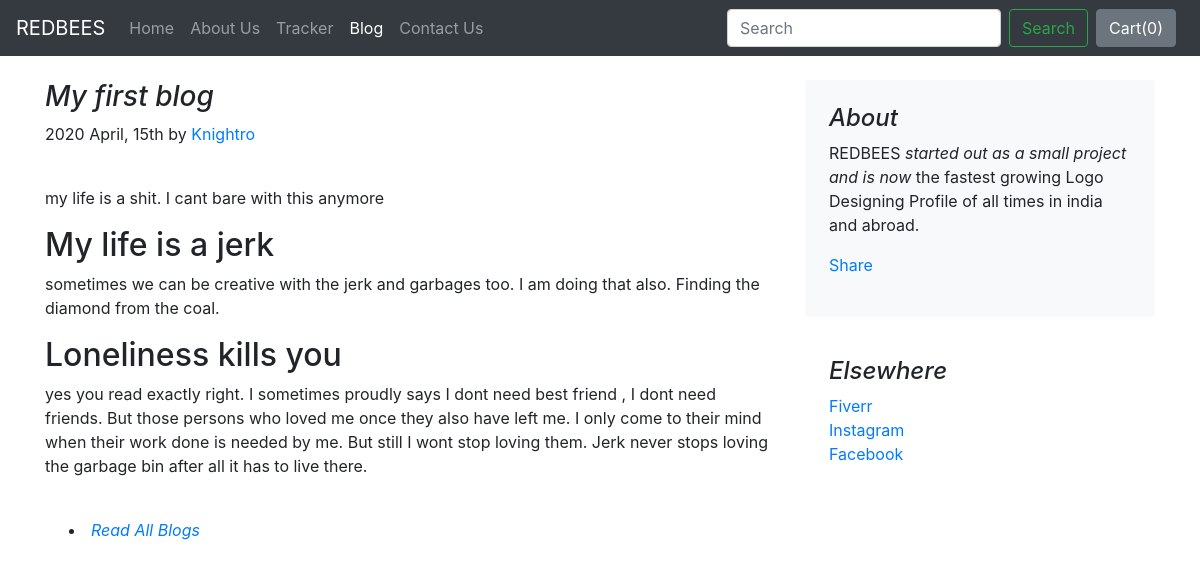
The page /blog/blogpost/1 on the database its author committed.
### blog/models.py (models this page shows)
class Blogpost(models.Model):
    post_id = models.AutoField(primary_key=True)
    title = models.CharField(max_length=50)
    head0 = models.CharField(max_length=500, default="")
    chead0 = models.CharField(max_length=5000, default="")
    head1 = models.CharField(max_length=500, default="")
    chead1 = models.CharField(max_length=5000, default="")
    head2 = models.CharField(max_length=500, default="")
    chead2 = models.CharField(max_length=5000, default="")
    pub_date = models.DateField()
    thumbnail = models.ImageField(upload_to='shop/images', default="")
    def __str__(self):
        return self.title

### blog/views.py (the view)
# urls.py: path("blogpost/<int:id>", views.blogpost, name="blogHome")
def blogpost(request, id):
    post = Blogpost.objects.filter(post_id = id)[0]
    print(post)
    return render(request, 'blog/blogpost.html',{'post':post})

### blog/templates/blog/blogpost.html (shortened to what this page needs)
{% extends 'blog/basic.html' %}
{% block body %}
<div class="container">
    <div class="row mt-4">
        <div class="col-md-8 blog-main">
            <h3 class="font-italic">
                {{post.title}}
            </h3>
            <div class="blog-post">
                <p class="blog-post-meta">2020 April, 15th by <a href="#">Knightro</a></p>
                <div class="fb-like" data-href="http://127.0.0.1:8000/blog/blogpost/{{post.post_id}}" data-width="" data-layout="button_count" data-action="like" data-size="large" data-share="false"></div> <br>
                <p>{{post.chead0}}</p>
                <h2>{{post.head1}}</h2>
                <p>{{post.chead1}}</p>
                <h2>{{post.head2}}</h2>
                <p>{{post.chead2}}</p>
            </div>
            <div class="p-4 font-italic">
                    <li><a href="/blog">Read All  Blogs</a></li>
                    </div>
        </div>
        <aside class="col-md-4 blog-sidebar">
            <div class="p-4 mb-3 bg-light rounded">
                <h4 class="font-italic">About</h4>
                <p class="mb-0">REDBEES <em>started out as a small project and is now</em> the fastest growing Logo Designing Profile of all times in india and abroad.  <div class="my-3 fb-share-button" data-href="http://127.0.0.1:8000/blog/blogpost/{{post.post_id}}" data-layout="button_count" data-size="large"><a target="_blank" href="https://www.facebook.com/sharer/sharer.php?u=http%3A%2F%2F127.0.0.1%3A8000%2Fblog%2Fblogpost%2F1&amp;src=sdkpreparse" class="fb-xfbml-parse-ignore">Share</a></div></p>
            </div>
            <div class="p-4">
                <h4 class="font-italic">Elsewhere</h4>
                <ol class="list-unstyled">
                    <li><a href="#">Fiverr</a></li>
                    <li><a href="#">Instagram</a></li>
                    <li><a href="#">Facebook</a></li>
                </ol>
            </div>
        </aside>
    </div>
</div>
{% endblock %}

### rows shown on the page
Blogpost: title "My first blog", chead0 "my life is a shit. I cant bare with this anymore", head1 "My life is a jerk", chead1 "sometimes we can be creative with the jerk and garbages too. I am doing that also. Finding the diamond from the coal.", head2 "Loneliness kills you", chead2 "yes you read exactly right. I sometimes proudly says I dont need best friend , I dont need friends. But those persons who loved me once they also have left me. I only come to their mind when their work done is needed by me. But still I wont stop loving them. Jerk never stops loving the garbage bin after all it has to live there."
